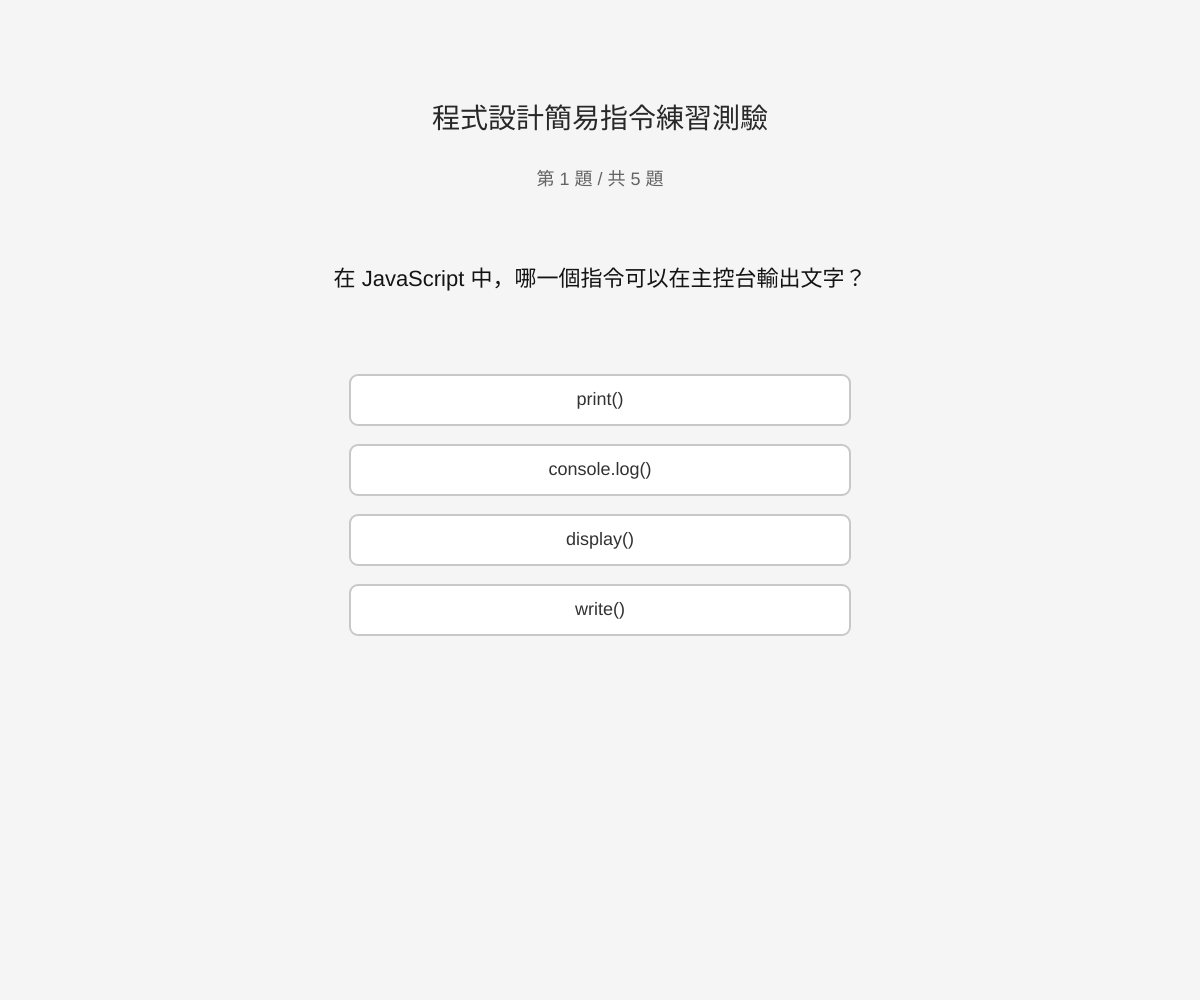
Frame 1 (no input)
Frame 60 (no input): identical to frame 1, image omitted
Frame 120 (the mouse pressed at the canvas centre since frame 60): identical to frame 1, image omitted

The p5.js sketch that drew this single still picture (run headless with seeded random() and noise() and a simulated clock; from frame 60 on, the mouse is pressed at the canvas centre):

// p5.js sketch
// ── sketch.js
// 建立所有測驗題目資料庫
const quizQuestions = [
  {
    // 第一題題目
    question: "在 JavaScript 中，哪一個指令可以在主控台輸出文字？",
    // 第一題選項
    options: ["print()", "console.log()", "display()", "write()"],
    // 正確答案索引值 (對應 console.log())
    answer: 1
  },
  {
    // 第二題題目
    question: "在 p5.js 中，哪一個函式會在程式開始時執行一次？",
    // 第二題選項
    options: ["start()", "draw()", "setup()", "begin()"],
    // 正確答案索引值 (對應 setup())
    answer: 2
  },
  {
    // 第三題題目
    question: "在 JavaScript 中，哪一個指令可以宣告不可重新指定的變數？",
    // 第三題選項
    options: ["var", "let", "const", "fixed"],
    // 正確答案索引值 (對應 const)
    answer: 2
  },
  {
    // 第四題題目
    question: "在 p5.js 中，哪一個函式會重複執行以繪製動畫？",
    // 第四題選項
    options: ["setup()", "loop()", "draw()", "repeat()"],
    // 正確答案索引值 (對應 draw())
    answer: 2
  },
  {
    // 第五題題目
    question: "哪一個運算子可以比較兩個值是否相等且型別相同？",
    // 第五題選項
    options: ["=", "==", "===", "!="],
    // 正確答案索引值 (對應 ===)
    answer: 2
  }
];

// 宣告目前題目的索引值
let currentQuestion = 0;

// 宣告答對總題數
let score = 0;

// 宣告使用者點選的選項索引值 (-1 表示尚未選擇)
let selectedOption = -1;

// 宣告目前題目是否已經回答
let hasAnswered = false;

// 宣告測驗是否已經全部結束
let isFinished = false;

// 宣告儲存選項點擊範圍的陣列
let optionRects = [];

// 宣告「下一題」按鈕的點擊區域與尺寸設定
let nextButtonRect = {
  x: 0,
  y: 0,
  width: 200,
  height: 50
};

// 宣告「重新測驗」按鈕的點擊區域與尺寸設定
let restartButtonRect = {
  x: 0,
  y: 0,
  width: 200,
  height: 50
};

// p5.js 初始化設定函式
function setup() {
  // 建立全螢幕畫布
  createCanvas(windowWidth, windowHeight);
  // 設定文字對齊方式為水平置中與垂直置中
  textAlign(CENTER, CENTER);
  // 設定矩形繪製模式為中心點對齊
  rectMode(CENTER);
}

// p5.js 主繪製循環函式 (每秒約 60 幀)
function draw() {
  // 設定畫布背景顏色 (淺灰背景)
  background(245);

  // 判斷測驗是否已經完成
  if (isFinished) {
    // 繪製結果畫面
    drawResultScreen();
  } else {
    // 繪製測驗畫面
    drawQuizScreen();
  }
}

// 繪製測驗畫面的主函式
function drawQuizScreen() {
  // 取得目前題目的資料
  let quiz = quizQuestions[currentQuestion];
  
  // 每次重繪前清空選項範圍陣列
  optionRects = [];

  // 設定測驗標題顏色
  fill(40);
  // 設定測驗標題文字大小
  textSize(28);
  // 繪製測驗標題
  text("程式設計簡易指令練習測驗", width / 2, height * 0.12);

  // 設定題數進度文字顏色
  fill(100);
  // 設定題數進度文字大小
  textSize(18);
  // 顯示目前題數與總題數
  text(`第 ${currentQuestion + 1} 題 / 共 ${quizQuestions.length} 題`, width / 2, height * 0.18);

  // 設定題目文字顏色
  fill(20);
  // 設定題目文字大小
  textSize(22);
  // 繪製題目文字
  text(quiz.question, width / 2, height * 0.28);

  // 計算選項區域的起始 Y 座標
  let startY = height * 0.4;
  // 設定選項垂直間距
  let gap = 70;
  // 設定選項矩形寬度
  let optionWidth = min(width * 0.8, 500);
  // 設定選項矩形高度
  let optionHeight = 50;

  // 迴圈繪製四個選項
  for (let i = 0; i < quiz.options.length; i++) {
    // 計算目前選項的 Y 座標
    let optionY = startY + i * gap;

    // 將選項點擊區域資料存入陣列
    optionRects.push({
      x: width / 2,
      y: optionY,
      width: optionWidth,
      height: optionHeight
    });

    // 呼叫繪製單一選項函式
    drawOption(i, quiz.options[i], width / 2, optionY, optionWidth, optionHeight);
  }

  // 若使用者已回答問題，顯示「下一題」或「查看結果」按鈕
  if (hasAnswered) {
    // 計算按鈕 Y 座標 (放置於最後一個選項下方)
    let buttonY = startY + 4 * gap + 20;
    // 更新「下一題」按鈕的位置資料
    nextButtonRect.x = width / 2;
    nextButtonRect.y = buttonY;

    // 判斷是否為最後一題以變更按鈕文字
    let btnText = (currentQuestion === quizQuestions.length - 1) ? "查看結果" : "下一題";
    
    // 繪製下一題按鈕背景 (藍色)
    fill(52, 152, 219);
    // 設定按鈕外框
    stroke(41, 128, 185);
    strokeWeight(2);
    // 繪製圓角矩形按鈕
    rect(nextButtonRect.x, nextButtonRect.y, nextButtonRect.width, nextButtonRect.height, 10);

    // 取消外框顏色設定
    noStroke();
    // 設定按鈕文字顏色 (白色)
    fill(255);
    // 設定按鈕文字大小
    textSize(20);
    // 繪製按鈕文字
    text(btnText, nextButtonRect.x, nextButtonRect.y);
  }
}

// 繪製單一選項與動畫的效果函式
function drawOption(index, optionText, x, y, w, h) {
  // 取得當前題目的正確答案索引
  let correctAnswer = quizQuestions[currentQuestion].answer;

  // 宣告動態偏移量 (預設無偏移)
  let offsetX = 0;
  let offsetY = 0;

  // 預設選項背景顏色 (純白)
  let bgColor = color(255);
  // 預設外框顏色 (淺灰色)
  let strokeColor = color(200);

  // 判斷使用者是否已經做答
  if (hasAnswered) {
    // 情況 1：此選項為正確答案
    if (index === correctAnswer) {
      // 套用正確答案指定的背景顏色 #fefae0
      bgColor = color("#fefae0");
      // 設定正確答案的外框顏色 (金黃色)
      strokeColor = color(241, 196, 15);

      // 若使用者回答錯誤，讓正確答案上下跳動
      if (selectedOption !== correctAnswer) {
        // 利用正弦波算式產生上下跳動效果
        offsetY = sin(frameCount * 0.2) * 8;
      }
    }
    // 情況 2：此選項為使用者選擇的錯誤答案
    else if (index === selectedOption) {
      // 套用答錯指定的背景顏色 #e63946
      bgColor = color("#e63946");
      // 設定錯誤答案的外框顏色
      strokeColor = color(192, 57, 43);

      // 讓答錯的選項左右移動震動
      offsetX = sin(frameCount * 0.4) * 10;
    }
  }

  // 套用外框線條屬性
  stroke(strokeColor);
  strokeWeight(2);
  // 套用背景填滿顏色
  fill(bgColor);

  // 繪製選項圓角矩形 (套用偏移量)
  rect(x + offsetX, y + offsetY, w, h, 8);

  // 取消繪製外框
  noStroke();

  // 若選項為點選的錯誤選項，文字轉為白色以利閱讀，其餘為深灰文字
  if (hasAnswered && index === selectedOption && selectedOption !== correctAnswer) {
    fill(255);
  } else {
    fill(50);
  }

  // 設定選項文字大小
  textSize(18);
  // 繪製選項文字 (套用偏移量)
  text(optionText, x + offsetX, y + offsetY);
}

// 繪製測驗結果頁面的函式
function drawResultScreen() {
  // 取消外框
  noStroke();

  // 設定結果標題顏色
  fill(40);
  // 設定結果標題文字大小
  textSize(32);
  // 繪製完成提示
  text("測驗完成！", width / 2, height * 0.3);

  // 設定成績文字顏色
  fill(41, 128, 185);
  // 設定成績文字大小
  textSize(28);
  // 顯示最終答對題數與總題數
  text(`您的成績為：答對 ${score} / ${quizQuestions.length} 題`, width / 2, height * 0.45);

  // 更新重新測驗按鈕位置
  restartButtonRect.x = width / 2;
  restartButtonRect.y = height * 0.6;

  // 設定按鈕外框
  stroke(39, 174, 96);
  strokeWeight(2);
  // 設定重新測驗按鈕顏色 (綠色)
  fill(46, 204, 113);
  // 繪製重新測驗按鈕
  rect(restartButtonRect.x, restartButtonRect.y, restartButtonRect.width, restartButtonRect.height, 10);

  // 取消外框
  noStroke();
  // 設定按鈕文字顏色 (白色)
  fill(255);
  // 設定按鈕文字大小
  textSize(20);
  // 繪製按鈕文字
  text("重新測驗", restartButtonRect.x, restartButtonRect.y);
}

// 監聽滑鼠點擊事件
function mousePressed() {
  // 若測驗已結束，檢查是否點擊「重新測驗」按鈕
  if (isFinished) {
    if (isInside(mouseX, mouseY, restartButtonRect)) {
      // 重設所有測驗相關變數以重頭開始
      currentQuestion = 0;
      score = 0;
      selectedOption = -1;
      hasAnswered = false;
      isFinished = false;
    }
    return;
  }

  // 若尚未回答，檢查是否點擊四個選項之一
  if (!hasAnswered) {
    for (let i = 0; i < optionRects.length; i++) {
      if (isInside(mouseX, mouseY, optionRects[i])) {
        // 記錄選擇的選項
        selectedOption = i;
        // 標記為已回答
        hasAnswered = true;

        // 判斷是否答對
        if (selectedOption === quizQuestions[currentQuestion].answer) {
          // 答對則累加分數
          score++;
        }
        break;
      }
    }
  } 
  // 若已回答，檢查是否點擊「下一題 / 查看結果」按鈕
  else {
    if (isInside(mouseX, mouseY, nextButtonRect)) {
      // 判斷是否還有下一題
      if (currentQuestion < quizQuestions.length - 1) {
        // 切換至下一題
        currentQuestion++;
        // 重設點選狀態
        selectedOption = -1;
        // 重設回答狀態
        hasAnswered = false;
      } else {
        // 若已無下一題，設定測驗結束
        isFinished = true;
      }
    }
  }
}

// 輔助函式：判斷座標 (px, py) 是否在矩形 rectObj 範圍內
function isInside(px, py, rectObj) {
  return (
    px >= rectObj.x - rectObj.width / 2 &&
    px <= rectObj.x + rectObj.width / 2 &&
    py >= rectObj.y - rectObj.height / 2 &&
    py <= rectObj.y + rectObj.height / 2
  );
}

// 當使用者調整瀏覽器視窗大小時自動觸發
function windowResized() {
  // 自動將畫布調整為新的視窗全螢幕大小
  resizeCanvas(windowWidth, windowHeight);
}
